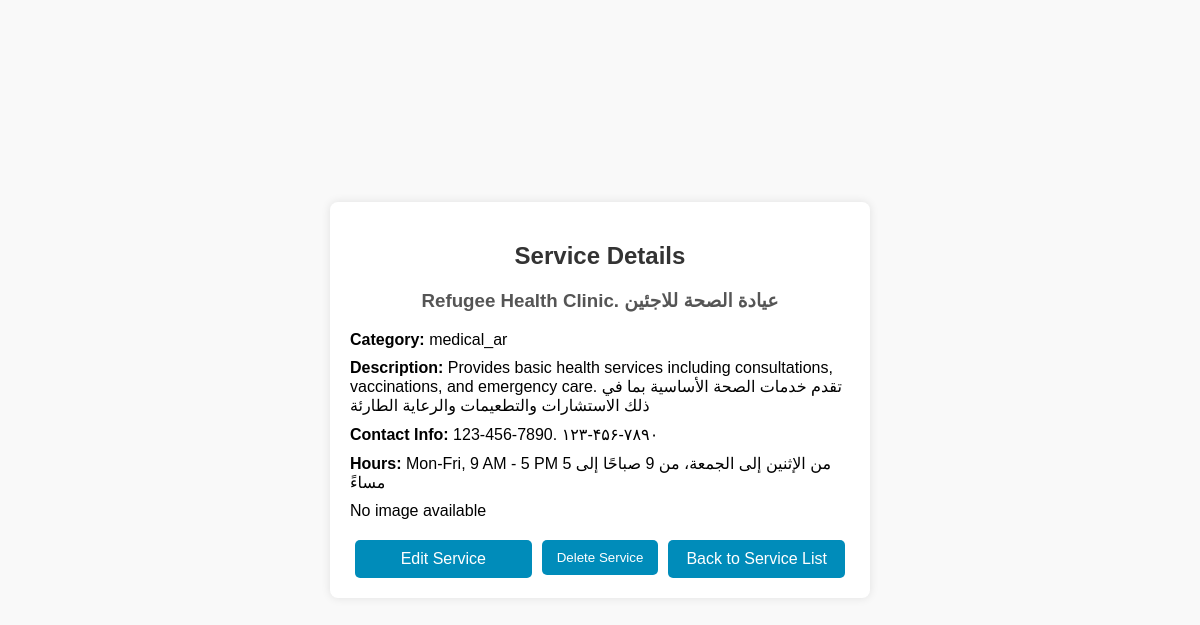
/services/service/2/ (signed in), run on the app's committed database.
### services/models.py (models this page shows, shortened)
class Service(models.Model):
    CATEGORY_CHOICES = [
        ('medical', 'Medical'),
        ('medical_ar', 'طبي'),
        ('food', 'Food'),
        ('food_ar', 'طعام'),
        ('education', 'Education'),
        ('education_ar', 'تعليم'),
        ('other', 'Other'),
        ('other_ar', 'آخر'),
    ]
    name = models.CharField(max_length=100)
    category = models.CharField(max_length=20, choices=CATEGORY_CHOICES)
    location = models.CharField(max_length=100)
    description = models.TextField()
    contact_info = models.CharField(max_length=100)
    hours = models.CharField(max_length=100)
    image = models.ImageField(upload_to='images/', blank=True, null=True)

### services/views.py (the view)
# urls.py: path('service/<int:pk>/', login_required(views.service_detail), name='service_detail'),
def service_detail(request, pk):
    service = get_object_or_404(Service, pk=pk)
    return render(request, 'services/service_detail.html', {'service': service})

### services/templates/services/service_detail.html (shortened to what this page needs)
<!DOCTYPE html>
<html lang="en">
<head>
    {% load static %}
    <link rel="stylesheet" type="text/css" href="{% static 'services/servicedetail.css' %}">
</head>
<body>
    <div class="container">
        <h2>Service Details</h2>
        <h3>{{ service.name }}</h3>
        <p><strong>Category:</strong> {{ service.category }}</p>
        <p><strong>Description:</strong> {{ service.description }}</p>
        <p><strong>Contact Info:</strong> {{ service.contact_info }}</p>
        <p><strong>Hours:</strong> {{ service.hours }}</p>
        {% if service.image %}
        <img src="{{ service.image.url }}" alt="{{ service.name }}">
        {% else %}
        <p>No image available</p>
        {% endif %}
        <div class="button-group">
            <a href="{% url 'edit_service' service.id %}" class="button">Edit Service</a>
            <form method="POST" action="{% url 'delete_service' service.id %}" style="display: inline;">
                <button type="submit" class="button">Delete Service</button>
            </form>
            <a href="{% url 'service_list' %}" class="button">Back to Service List</a>
        </div>
    </div>
</body>
</html>

### services/static/services/servicedetail.css (style rules this page uses)
body { font-family: Arial, sans-serif; background-color: #f9f9f9; margin: 0; padding: 0; display: flex; justify-content: center; align-items: center; height: 100vh; }
.container { width: 90%; max-width: 500px; padding: 20px; background-color: #fff; border-radius: 8px; box-shadow: 0 0 10px rgba(0, 0, 0, 0.1); }
h2 { text-align: center; color: #333; }
h3 { text-align: center; color: #555; }
p { margin: 10px 0; }
.button-group { display: flex; justify-content: space-between; margin-top: 20px; }
button { background-color: #4CAF50; color: white; border: none; padding: 10px; margin: 10px 0; cursor: pointer; border-radius: 5px; transition: background-color 0.3s; }
.button { background-color: #008CBA; color: white; padding: 10px 15px; text-decoration: none; border-radius: 5px; cursor: pointer; text-align: center; flex: 1; margin: 0 5px; transition: background-color 0.3s; }

### data on the page
Service: name "Refugee Health Clinic. عيادة الصحة للاجئين", category "medical_ar", description "Provides basic health services including consultations, vaccinations, and emergency care. تقدم خدمات الصحة الأساسية بما في ذلك الاستشارات والتطعيمات والرعاية الطارئة", contact_info "123-456-7890. ۱۲۳-۴۵۶-۷۸۹۰", hours "Mon-Fri, 9 AM - 5 PM من الإثنين إلى الجمعة، من 9 صباحًا إلى 5 مساءً"
